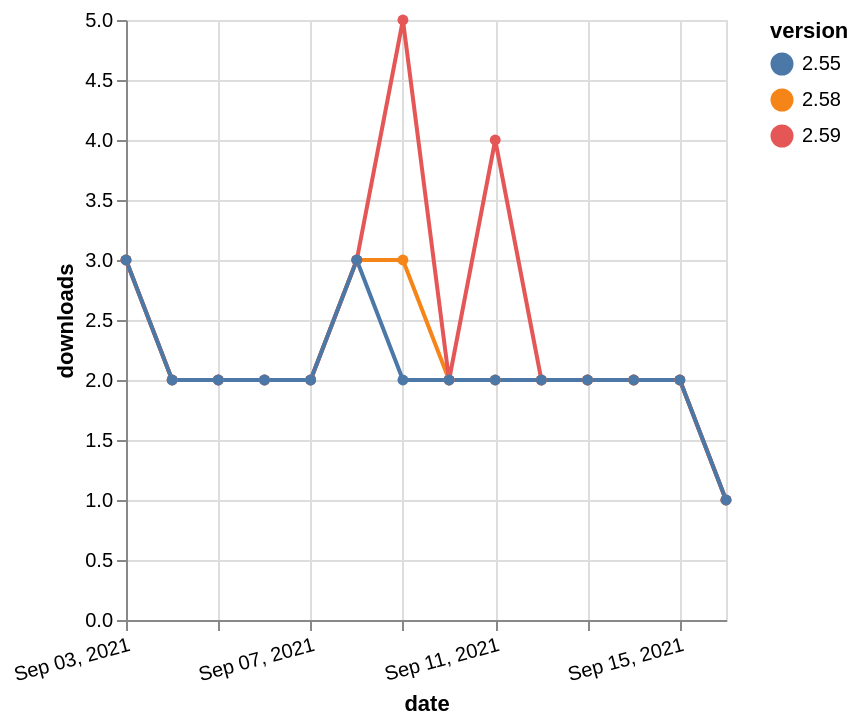

Vega-Lite specification for this chart:
### Vega-Lite specification from a JSON file in a GitHub repository (floating-point values rounded to 4 significant figures)
{"$schema": "https://vega.github.io/schema/vega-lite/v5.json", "description": "A simple bar chart with embedded data.", "data": {"values": [{"date": "2021-09-03", "total": 202, "delta": 3, "version": "2.58"}, {"date": "2021-09-04", "total": 204, "delta": 2, "version": "2.58"}, {"date": "2021-09-05", "total": 206, "delta": 2, "version": "2.58"}, {"date": "2021-09-06", "total": 208, "delta": 2, "version": "2.58"}, {"date": "2021-09-07", "total": 210, "delta": 2, "version": "2.58"}, {"date": "2021-09-08", "total": 213, "delta": 3, "version": "2.58"}, {"date": "2021-09-09", "total": 216, "delta": 3, "version": "2.58"}, {"date": "2021-09-10", "total": 218, "delta": 2, "version": "2.58"}, {"date": "2021-09-11", "total": 220, "delta": 2, "version": "2.58"}, {"date": "2021-09-12", "total": 222, "delta": 2, "version": "2.58"}, {"date": "2021-09-13", "total": 224, "delta": 2, "version": "2.58"}, {"date": "2021-09-14", "total": 226, "delta": 2, "version": "2.58"}, {"date": "2021-09-15", "total": 228, "delta": 2, "version": "2.58"}, {"date": "2021-09-16", "total": 229, "delta": 1, "version": "2.58"}, {"date": "2021-09-03", "total": 98, "delta": 3, "version": "2.59"}, {"date": "2021-09-04", "total": 100, "delta": 2, "version": "2.59"}, {"date": "2021-09-05", "total": 102, "delta": 2, "version": "2.59"}, {"date": "2021-09-06", "total": 104, "delta": 2, "version": "2.59"}, {"date": "2021-09-07", "total": 106, "delta": 2, "version": "2.59"}, {"date": "2021-09-08", "total": 109, "delta": 3, "version": "2.59"}, {"date": "2021-09-09", "total": 114, "delta": 5, "version": "2.59"}, {"date": "2021-09-10", "total": 116, "delta": 2, "version": "2.59"}, {"date": "2021-09-11", "total": 120, "delta": 4, "version": "2.59"}, {"date": "2021-09-12", "total": 122, "delta": 2, "version": "2.59"}, {"date": "2021-09-13", "total": 124, "delta": 2, "version": "2.59"}, {"date": "2021-09-14", "total": 126, "delta": 2, "version": "2.59"}, {"date": "2021-09-15", "total": 128, "delta": 2, "version": "2.59"}, {"date": "2021-09-16", "total": 129, "delta": 1, "version": "2.59"}, {"date": "2021-09-03", "total": 176, "delta": 3, "version": "2.55"}, {"date": "2021-09-04", "total": 178, "delta": 2, "version": "2.55"}, {"date": "2021-09-05", "total": 180, "delta": 2, "version": "2.55"}, {"date": "2021-09-06", "total": 182, "delta": 2, "version": "2.55"}, {"date": "2021-09-07", "total": 184, "delta": 2, "version": "2.55"}, {"date": "2021-09-08", "total": 187, "delta": 3, "version": "2.55"}, {"date": "2021-09-09", "total": 189, "delta": 2, "version": "2.55"}, {"date": "2021-09-10", "total": 191, "delta": 2, "version": "2.55"}, {"date": "2021-09-11", "total": 193, "delta": 2, "version": "2.55"}, {"date": "2021-09-12", "total": 195, "delta": 2, "version": "2.55"}, {"date": "2021-09-13", "total": 197, "delta": 2, "version": "2.55"}, {"date": "2021-09-14", "total": 199, "delta": 2, "version": "2.55"}, {"date": "2021-09-15", "total": 201, "delta": 2, "version": "2.55"}, {"date": "2021-09-16", "total": 202, "delta": 1, "version": "2.55"}]}, "width": "container", "mark": {"type": "line", "point": {"filled": true}}, "encoding": {"x": {"field": "date", "type": "temporal", "timeUnit": "yearmonthdate", "title": "date", "axis": {"labelAngle": -15}}, "y": {"field": "delta", "type": "quantitative", "title": "downloads"}, "color": {"field": "version", "type": "nominal"}, "tooltip": {"field": "delta"}}}
